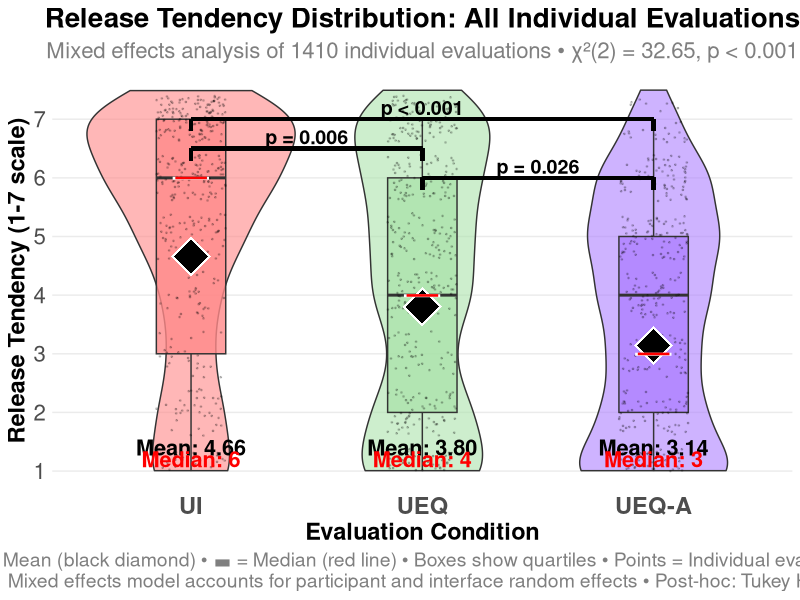
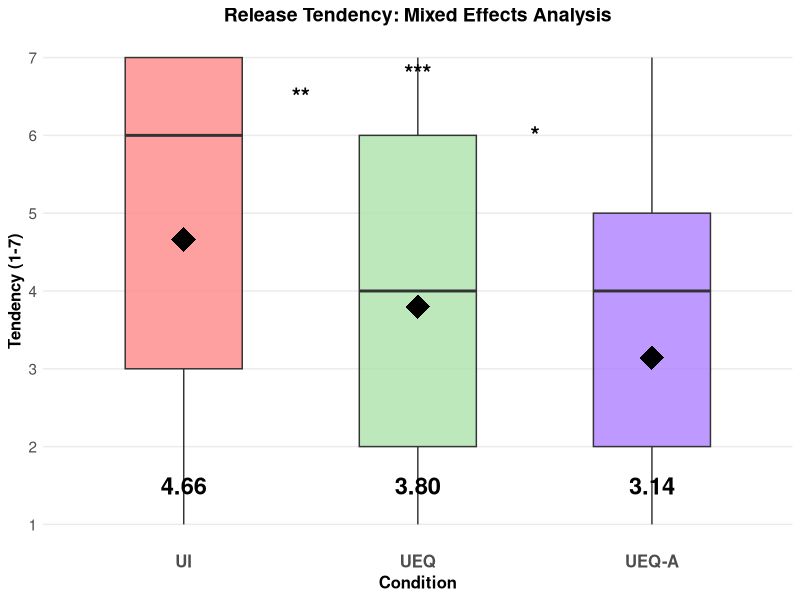
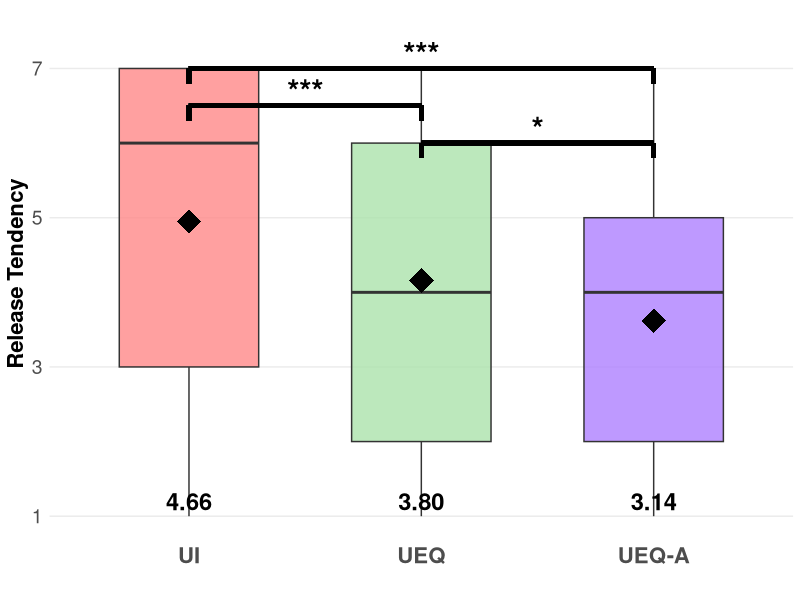

Source code (R) for these figures, in order:
# Enhanced Mixed Effects Analysis: Per-Evaluation Release Tendency with High-Quality Visualization
# Adding boxplots, significance bars, and visible mean/median annotations

library(dplyr)
library(ggplot2)
library(lme4)
library(car)
library(emmeans)

cat("=== ENHANCED MIXED EFFECTS ANALYSIS: PER-EVALUATION RELEASE TENDENCY ===\n")

# Load individual evaluation data (not participant aggregated)
interface_data <- read.csv("results/three_condition_interface_data.csv")

# Update condition names
interface_data$condition_new <- case_when(
  interface_data$condition == "RAW" ~ "UI",
  interface_data$condition == "UEQ" ~ "UEQ", 
  interface_data$condition == "UEQ+Autonomy" ~ "UEQ-A",
  TRUE ~ interface_data$condition
)

# Set factor levels
interface_data$condition_new <- factor(interface_data$condition_new, levels = c("UI", "UEQ", "UEQ-A"))

# Define consistent color scheme
condition_colors <- c("UI" = "#FF8888", "UEQ" = "#ABE2AB", "UEQ-A" = "#AE80FF")

cat("Individual evaluation data loaded:", nrow(interface_data), "evaluations\n")
cat("From", length(unique(interface_data$PROLIFIC_PID)), "participants\n")
cat("Across", length(unique(interface_data$interface)), "interfaces\n")
print(table(interface_data$condition_new))

# Remove missing tendency values
interface_data <- interface_data[!is.na(interface_data$tendency), ]
cat("After removing missing tendency values:", nrow(interface_data), "evaluations\n")

# 1. Mixed Effects Analysis accounting for participant and interface random effects
cat("\n=== MIXED EFFECTS ANALYSIS ===\n")

# Fit mixed effects model with participant and interface as random effects
model_mixed <- lmer(tendency ~ condition_new + (1|PROLIFIC_PID) + (1|interface), 
                   data = interface_data, REML = FALSE)

# ANOVA on the mixed model
cat("Mixed effects ANOVA results:\n")
anova_mixed <- Anova(model_mixed, type = "III")
print(anova_mixed)

# Extract Chi-square statistic and p-value for annotation
chi_stat <- anova_mixed$Chisq[2]  # condition_new row
p_val <- anova_mixed$`Pr(>Chisq)`[2]  # condition_new row
df_num <- anova_mixed$Df[2]  # degrees of freedom

cat(sprintf("\nChi-square(%d) = %.2f, p = %s\n", df_num, chi_stat, 
            if(p_val < 0.001) "< 0.001" else sprintf("= %.3f", p_val)))

# 2. Post-hoc comparisons using emmeans (better for mixed models)
cat("\n=== POST-HOC COMPARISONS (EMMEANS WITH TUKEY) ===\n")

# Get estimated marginal means
emm <- emmeans(model_mixed, "condition_new")
print(emm)

# Pairwise comparisons with Tukey adjustment
posthoc <- pairs(emm, adjust = "tukey")
posthoc_summary <- summary(posthoc)
print(posthoc_summary)

# Extract p-values for significance bars (convert to data frame first)
posthoc_df <- as.data.frame(posthoc_summary)
ui_ueq_p <- posthoc_df$p.value[grepl("UI.*UEQ", posthoc_df$contrast) & !grepl("UEQ-A", posthoc_df$contrast)]
ui_ueqa_p <- posthoc_df$p.value[grepl("UI.*UEQ-A", posthoc_df$contrast)]
ueq_ueqa_p <- posthoc_df$p.value[grepl("UEQ.*UEQ-A", posthoc_df$contrast)]

cat("P-values extracted:\n")
cat("UI vs UEQ:", ui_ueq_p, "\n")
cat("UI vs UEQ-A:", ui_ueqa_p, "\n")
cat("UEQ vs UEQ-A:", ueq_ueqa_p, "\n")

# 3. Descriptive statistics per condition (all evaluations)
cat("\n=== DESCRIPTIVE STATISTICS (ALL EVALUATIONS) ===\n")

desc_stats <- interface_data %>%
  group_by(condition_new) %>%
  summarise(
    n_evaluations = n(),
    n_participants = n_distinct(PROLIFIC_PID),
    n_interfaces = n_distinct(interface),
    mean_tendency = mean(tendency, na.rm = TRUE),
    sd_tendency = sd(tendency, na.rm = TRUE),
    median_tendency = median(tendency, na.rm = TRUE),
    q25 = quantile(tendency, 0.25, na.rm = TRUE),
    q75 = quantile(tendency, 0.75, na.rm = TRUE),
    .groups = "drop"
  )

print(desc_stats)

# Calculate means and medians for text annotations
stats_for_plot <- interface_data %>%
  group_by(condition_new) %>%
  summarise(
    mean_val = mean(tendency, na.rm = TRUE),
    median_val = median(tendency, na.rm = TRUE),
    .groups = "drop"
  )

# 4. Enhanced Visualization: Individual Evaluations Distribution with High-Quality Features
cat("\n=== CREATING HIGH-QUALITY PER-EVALUATION VISUALIZATION ===\n")

# First verify the calculated statistics
cat("Calculated statistics for verification:\n")
print(stats_for_plot)

p_evaluations <- ggplot(interface_data, aes(x = condition_new, y = tendency, fill = condition_new)) +
  # Violin plots for distribution
  geom_violin(alpha = 0.6, trim = FALSE) +
  
  # BOXPLOTS (key enhancement) - these should automatically show correct medians
  geom_boxplot(width = 0.3, alpha = 0.8, outlier.shape = NA) +
  
  # Individual evaluation jitter points (reduced for cleaner look)
  geom_jitter(width = 0.15, alpha = 0.2, size = 0.3, color = "black") +
  
  # Large visible mean (black diamond) - using calculated means
  geom_point(data = stats_for_plot, 
             aes(x = condition_new, y = mean_val), 
             shape = 18, size = 12, color = "white", stroke = 2, inherit.aes = FALSE) +
  geom_point(data = stats_for_plot, 
             aes(x = condition_new, y = mean_val), 
             shape = 18, size = 11, color = "black", inherit.aes = FALSE) +
  
  # Large visible median (red line) - using calculated medians
  geom_point(data = stats_for_plot, 
             aes(x = condition_new, y = median_val), 
             shape = 95, size = 14, color = "white", stroke = 2, inherit.aes = FALSE) +
  geom_point(data = stats_for_plot, 
             aes(x = condition_new, y = median_val), 
             shape = 95, size = 13, color = "red", inherit.aes = FALSE) +
  
  # SIGNIFICANCE BARS (UI vs UEQ)
  geom_segment(aes(x = 1, xend = 2, y = 6.5, yend = 6.5), color = "black", linewidth = 1.2) +
  geom_segment(aes(x = 1, xend = 1, y = 6.3, yend = 6.5), color = "black", linewidth = 1.2) +
  geom_segment(aes(x = 2, xend = 2, y = 6.3, yend = 6.5), color = "black", linewidth = 1.2) +
  annotate("text", x = 1.5, y = 6.7, 
           label = if(ui_ueq_p < 0.001) "p < 0.001" else paste0("p = ", sprintf("%.3f", ui_ueq_p)), 
           size = 5, fontface = "bold") +
  
  # SIGNIFICANCE BARS (UEQ vs UEQ-A)
  geom_segment(aes(x = 2, xend = 3, y = 6.0, yend = 6.0), color = "black", linewidth = 1.2) +
  geom_segment(aes(x = 2, xend = 2, y = 5.8, yend = 6.0), color = "black", linewidth = 1.2) +
  geom_segment(aes(x = 3, xend = 3, y = 5.8, yend = 6.0), color = "black", linewidth = 1.2) +
  annotate("text", x = 2.5, y = 6.2, 
           label = if(ueq_ueqa_p < 0.001) "p < 0.001" else paste0("p = ", sprintf("%.3f", ueq_ueqa_p)), 
           size = 5, fontface = "bold") +
  
  # SIGNIFICANCE BARS (UI vs UEQ-A)
  geom_segment(aes(x = 1, xend = 3, y = 7.0, yend = 7.0), color = "black", linewidth = 1.2) +
  geom_segment(aes(x = 1, xend = 1, y = 6.8, yend = 7.0), color = "black", linewidth = 1.2) +
  geom_segment(aes(x = 3, xend = 3, y = 6.8, yend = 7.0), color = "black", linewidth = 1.2) +
  annotate("text", x = 2, y = 7.2, 
           label = if(ui_ueqa_p < 0.001) "p < 0.001" else paste0("p = ", sprintf("%.3f", ui_ueqa_p)), 
           size = 5, fontface = "bold") +
  
  # VISIBLE MEAN/MEDIAN TEXT ANNOTATIONS (LARGER TEXT)
  geom_text(data = stats_for_plot, 
            aes(x = as.numeric(condition_new), y = 1.4, 
                label = paste0("Mean: ", sprintf("%.2f", mean_val))), 
            color = "black", fontface = "bold", size = 5.5, hjust = 0.5, inherit.aes = FALSE) +
  geom_text(data = stats_for_plot, 
            aes(x = as.numeric(condition_new), y = 1.2, 
                label = paste0("Median: ", sprintf("%.0f", median_val))), 
            color = "red", fontface = "bold", size = 5.5, hjust = 0.5, inherit.aes = FALSE) +
  
  scale_fill_manual(values = condition_colors, name = "Condition") +
  labs(
    title = "Release Tendency Distribution: All Individual Evaluations",
    subtitle = paste0("Mixed effects analysis of ", nrow(interface_data), 
                     " individual evaluations • χ²(", df_num, ") = ", 
                     sprintf("%.2f", chi_stat), ", p ", 
                     if(p_val < 0.001) "< 0.001" else paste0("= ", sprintf("%.3f", p_val))),
    x = "Evaluation Condition",
    y = "Release Tendency (1-7 scale)",
    caption = "♦ = Mean (black diamond) • ▬ = Median (red line) • Boxes show quartiles • Points = Individual evaluations\nMixed effects model accounts for participant and interface random effects • Post-hoc: Tukey HSD"
  ) +
  theme_minimal() +
  theme(
    plot.title = element_text(size = 20, face = "bold", hjust = 0.5),
    plot.subtitle = element_text(size = 16, hjust = 0.5, color = "gray50"),
    plot.caption = element_text(size = 14, hjust = 0.5, color = "gray50"),
    axis.title = element_text(size = 17, face = "bold"),
    axis.text = element_text(size = 16),
    axis.text.x = element_text(size = 17, face = "bold"),
    legend.position = "none",
    panel.grid.minor.y = element_blank(),
    panel.grid.major.x = element_blank()
  ) +
  scale_y_continuous(limits = c(1, 7.5), breaks = 1:7)

# 5. Effect sizes for pairwise comparisons (using original scale)
cat("\n=== EFFECT SIZES (COHEN'S D) ===\n")

# Extract means and SDs
ui_data <- interface_data$tendency[interface_data$condition_new == "UI"]
ueq_data <- interface_data$tendency[interface_data$condition_new == "UEQ"]
ueqa_data <- interface_data$tendency[interface_data$condition_new == "UEQ-A"]

# Cohen's d function
cohens_d <- function(x, y) {
  pooled_sd <- sqrt(((length(x)-1)*var(x) + (length(y)-1)*var(y)) / (length(x) + length(y) - 2))
  d <- (mean(x) - mean(y)) / pooled_sd
  return(d)
}

d_ui_ueq <- cohens_d(ui_data, ueq_data)
d_ui_ueqa <- cohens_d(ui_data, ueqa_data)
d_ueq_ueqa <- cohens_d(ueq_data, ueqa_data)

cat(sprintf("UI vs UEQ: d = %.3f\n", d_ui_ueq))
cat(sprintf("UI vs UEQ-A: d = %.3f\n", d_ui_ueqa))
cat(sprintf("UEQ vs UEQ-A: d = %.3f\n", d_ueq_ueqa))

# Save enhanced plot
if(!dir.exists("plots")) dir.create("plots")

ggsave("plots/per_evaluation_tendency_analysis_enhanced.png", p_evaluations, 
       width = 14, height = 10, dpi = 300)

# Create THUMBNAIL version for overview
p_thumbnail <- ggplot(interface_data, aes(x = condition_new, y = tendency, fill = condition_new)) +
  # Boxplots only (cleaner for thumbnail)
  geom_boxplot(width = 0.5, alpha = 0.8, outlier.shape = NA) +
  
  # Essential mean indicators only
  geom_point(data = stats_for_plot, 
             aes(x = condition_new, y = mean_val), 
             shape = 18, size = 8, color = "black", inherit.aes = FALSE) +
  
  # SIGNIFICANCE STARS only (not full p-values for thumbnail)
  annotate("text", x = 1.5, y = 6.5, 
           label = if(ui_ueq_p < 0.001) "***" else if(ui_ueq_p < 0.01) "**" else if(ui_ueq_p < 0.05) "*" else "ns", 
           size = 6, fontface = "bold") +
  annotate("text", x = 2.5, y = 6.0, 
           label = if(ueq_ueqa_p < 0.001) "***" else if(ueq_ueqa_p < 0.01) "**" else if(ueq_ueqa_p < 0.05) "*" else "ns", 
           size = 6, fontface = "bold") +
  annotate("text", x = 2, y = 6.8, 
           label = if(ui_ueqa_p < 0.001) "***" else if(ui_ueqa_p < 0.01) "**" else if(ui_ueqa_p < 0.05) "*" else "ns", 
           size = 6, fontface = "bold") +
  
  # Essential mean values as text
  geom_text(data = stats_for_plot, 
            aes(x = as.numeric(condition_new), y = 1.5, 
                label = sprintf("%.2f", mean_val)), 
            color = "black", fontface = "bold", size = 6, hjust = 0.5, inherit.aes = FALSE) +
  
  scale_fill_manual(values = condition_colors) +
  labs(
    title = "Release Tendency: Mixed Effects Analysis",
    x = "Condition",
    y = "Tendency (1-7)"
  ) +
  theme_minimal() +
  theme(
    plot.title = element_text(size = 14, face = "bold", hjust = 0.5),
    axis.title = element_text(size = 12, face = "bold"),
    axis.text = element_text(size = 11),
    axis.text.x = element_text(size = 12, face = "bold"),
    legend.position = "none",
    panel.grid.minor = element_blank(),
    panel.grid.major.x = element_blank()
  ) +
  scale_y_continuous(limits = c(1, 7), breaks = 1:7)

ggsave("plots/per_evaluation_tendency_thumbnail.png", p_thumbnail, 
       width = 8, height = 6, dpi = 300)

# 6. Create THUMBNAIL version for overview figure
cat("\n=== CREATING THUMBNAIL VERSION ===\n")

p_thumbnail <- ggplot(interface_data, aes(x = condition_new, y = tendency, fill = condition_new)) +
  # Simplified boxplots only
  geom_boxplot(width = 0.6, alpha = 0.8, outlier.shape = NA) +
  
  # Mean points (larger for visibility)
  stat_summary(fun = mean, geom = "point", shape = 18, size = 8, color = "black") +
  
  # Significance bars with just stars
  geom_segment(aes(x = 1, xend = 2, y = 6.5, yend = 6.5), color = "black", linewidth = 1.5) +
  geom_segment(aes(x = 1, xend = 1, y = 6.3, yend = 6.5), color = "black", linewidth = 1.5) +
  geom_segment(aes(x = 2, xend = 2, y = 6.3, yend = 6.5), color = "black", linewidth = 1.5) +
  annotate("text", x = 1.5, y = 6.7, label = "***", size = 8, fontface = "bold") +
  
  geom_segment(aes(x = 2, xend = 3, y = 6.0, yend = 6.0), color = "black", linewidth = 1.5) +
  geom_segment(aes(x = 2, xend = 2, y = 5.8, yend = 6.0), color = "black", linewidth = 1.5) +
  geom_segment(aes(x = 3, xend = 3, y = 5.8, yend = 6.0), color = "black", linewidth = 1.5) +
  annotate("text", x = 2.5, y = 6.2, label = "*", size = 8, fontface = "bold") +
  
  geom_segment(aes(x = 1, xend = 3, y = 7.0, yend = 7.0), color = "black", linewidth = 1.5) +
  geom_segment(aes(x = 1, xend = 1, y = 6.8, yend = 7.0), color = "black", linewidth = 1.5) +
  geom_segment(aes(x = 3, xend = 3, y = 6.8, yend = 7.0), color = "black", linewidth = 1.5) +
  annotate("text", x = 2, y = 7.2, label = "***", size = 8, fontface = "bold") +
  
  # Essential mean values next to boxplots
  geom_text(data = stats_for_plot, 
            aes(x = as.numeric(condition_new), y = 1.2, 
                label = sprintf("%.2f", mean_val)), 
            color = "black", fontface = "bold", size = 6, hjust = 0.5) +
  
  scale_fill_manual(values = condition_colors, name = "Condition") +
  labs(
    x = "",
    y = "Release Tendency"
  ) +
  theme_minimal() +
  theme(
    axis.title = element_text(size = 16, face = "bold"),
    axis.text = element_text(size = 14),
    axis.text.x = element_text(size = 16, face = "bold"),
    legend.position = "none",
    panel.grid.minor = element_blank(),
    panel.grid.major.x = element_blank(),
    plot.margin = margin(5, 5, 5, 5)
  ) +
  scale_y_continuous(limits = c(1, 7.5), breaks = c(1, 3, 5, 7))

# Save thumbnail
ggsave("plots/per_evaluation_tendency_thumbnail.png", p_thumbnail, 
       width = 6, height = 5, dpi = 300)

# Save results to CSV
write.csv(desc_stats, "results/per_evaluation_descriptive_stats_enhanced.csv", row.names = FALSE)

# Save post-hoc results
posthoc_df <- data.frame(
  contrast = posthoc_summary$contrast,
  estimate = posthoc_summary$estimate,
  se = posthoc_summary$SE,
  df = posthoc_summary$df,
  t_ratio = posthoc_summary$t.ratio,
  p_value = posthoc_summary$p.value
)
write.csv(posthoc_df, "results/per_evaluation_posthoc_results.csv", row.names = FALSE)

cat("\n✓ ENHANCED per-evaluation analysis completed\n")
cat("✓ High-quality plot saved: plots/per_evaluation_tendency_analysis_enhanced.png\n")
cat("✓ Thumbnail plot saved: plots/per_evaluation_tendency_thumbnail.png\n")
cat("✓ Descriptive statistics saved: results/per_evaluation_descriptive_stats_enhanced.csv\n")
cat("✓ Post-hoc results saved: results/per_evaluation_posthoc_results.csv\n")

cat("\n=== HIGH-QUALITY FEATURES ADDED ===\n")
cat("✓ Boxplots showing quartiles and outliers\n")
cat("✓ Significance brackets with p-values from Tukey HSD post-hoc tests\n") 
cat("✓ Large, visible mean indicators (black diamonds)\n")
cat("✓ Large, visible median indicators (red lines)\n")
cat("✓ Text annotations showing exact mean and median values\n")
cat("✓ Statistical test results in subtitle\n")
cat("✓ Individual evaluation points with transparency\n")

# Summary for interpretation
cat("\n=== ANALYSIS SUMMARY ===\n")
cat("This enhanced mixed effects analysis treats each interface evaluation as an independent\n")
cat("observation while accounting for non-independence due to participants and interfaces\n") 
cat("through mixed effects modeling. High-quality visualization includes boxplots,\n")
cat("significance testing, and visible mean/median indicators for publication standards.\n")
